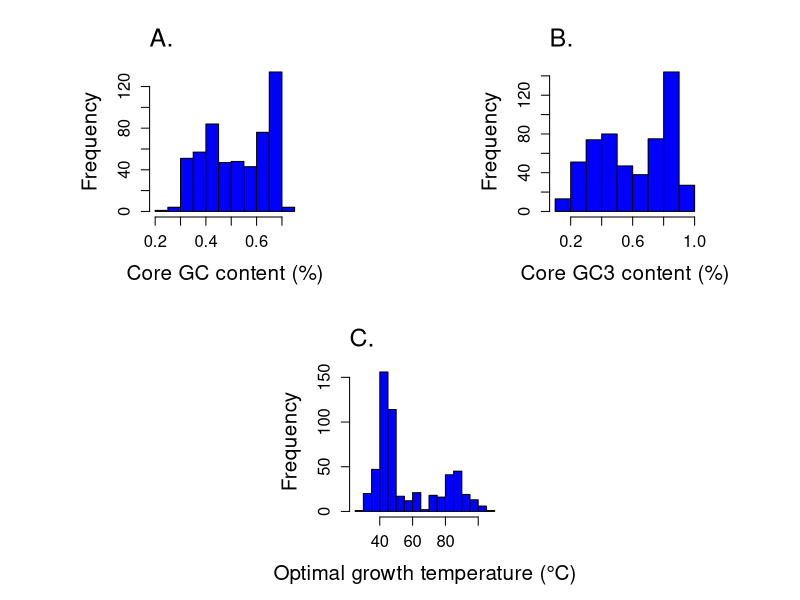

Source code (R):
#Figure 2

data1 <- read.csv("GC_all_prop.csv",header=T)
attach(data1)

data2 <-read.csv("GC3_core.csv",header=T)

#Topt
Temp<-unlist(data1[2])

#CoreGC
core.gc<-unlist(data1[5])

#Core GC3
cgc <-unlist(data2[3])

pdf("Fig2_Histogram.pdf", height=10, width=10)

# Hist - two on top one below
layout(matrix(c(1, 2, 
                3, 3), nrow=2, byrow=TRUE))  

par(pty="s", mar=c(5, 5, 4, 2))

# Hist A - Core GC 
hist(core.gc, xlab="Core GC content (%)", col="blue", main="", cex.lab=1.5, cex.axis=1.2)
mtext("A.", side=3, adj=0, line=1, cex=1.5)

# Hist B - Core GC3
hist(cgc, xlab="Core GC3 content (%)", col="blue", main="", cex.lab=1.5, cex.axis=1.2)
mtext("B.", side=3, adj=0, line=1, cex=1.5)

# Hist C - Topt
hist(Temp, xlab="Optimal growth temperature (°C)", col="blue", main="", cex.lab=1.5, cex.axis=1.2)
mtext("C.", side=3, adj=0, line=1, cex=1.5)

dev.off()

#Ranges
core_gc_range <- range(core.gc, na.rm=TRUE)
core_gc3_range <- range(cgc, na.rm=TRUE)
topt_range <- range(Temp, na.rm=TRUE)

#cat("Range of Core GC content: ", core_gc_range[1], "to", core_gc_range[2], "\n")
#cat("Range of Core GC3 content: ", core_gc3_range[1], "to", core_gc3_range[2], "\n")
#cat("Range of Optimal Growth Temperature: ", topt_range[1], "to", topt_range[2], "\n")




